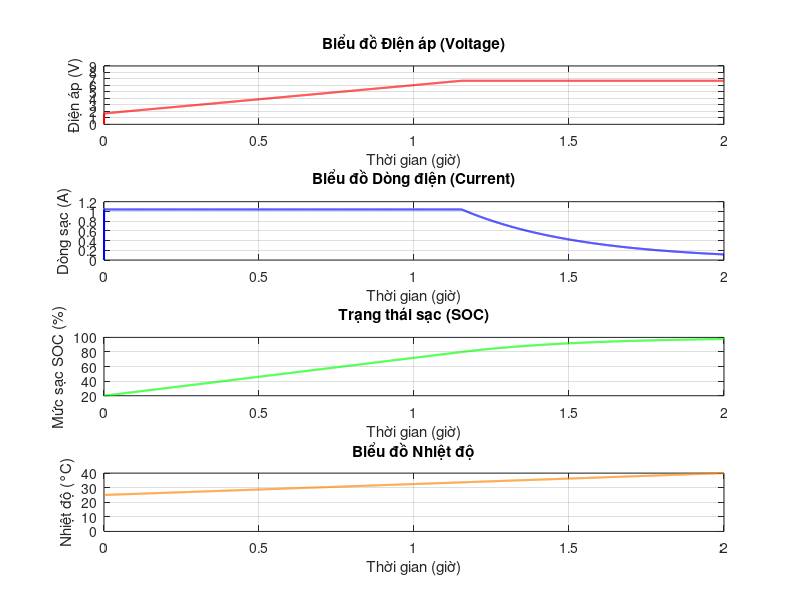

Here is the MATLAB script that generated this plot:
% Thông số pack pin 2S
V_cell_max = 4.2;         % Điện áp tối đa của mỗi cell (V)
V_pack_max = V_cell_max * 2; % Điện áp tối đa của pack 2S (V)
I_max = 1.04;             % Dòng sạc tối đa (A)
C_bat = 2;                % Dung lượng pin (Ah)
SOC_initial = 0.2;        % Trạng thái sạc ban đầu (SOC)
T_initial = 25;           % Nhiệt độ ban đầu (độ C)
T_max_increase = 15;      % Tăng nhiệt độ tối đa trong quá trình sạc (giả sử đơn giản)

% Giới hạn SOC khi đạt điện áp tối đa (trạng thái trước giai đoạn CV)
SOC_at_Vmax = 0.8;

% Thời gian mô phỏng
t_total = 2 * 3600;       % Tổng thời gian mô phỏng (giây)
dt = 1;                   % Bước thời gian (giây)
time = 0:dt:t_total;

% Khởi tạo biến
V_pack = zeros(size(time));
I_charge = zeros(size(time));
SOC = zeros(size(time));
Temperature = zeros(size(time));
SOC(1) = SOC_initial;
Temperature(1) = T_initial;

% Sạc CC-CV cho pack 2S
for k = 2:length(time)
    % Tính điện áp pack dựa vào SOC (đơn giản hóa tuyến tính)
    V_pack(k) = V_pack_max * min(SOC(k-1), SOC_at_Vmax);
    
    % Giai đoạn sạc CC
    if SOC(k-1) < SOC_at_Vmax
        I_charge(k) = I_max;
    else
        % Giai đoạn sạc CV: Dòng sạc giảm dần
        I_charge(k) = max(0, I_max * (1 - (SOC(k-1) - SOC_at_Vmax) / (1 - SOC_at_Vmax)));
    end
    
    % Cập nhật SOC
    SOC(k) = SOC(k-1) + (I_charge(k) * dt) / (C_bat * 3600);
    SOC(k) = min(SOC(k), 1);  % Giới hạn SOC tối đa là 100%
    
    % Cập nhật nhiệt độ (giả sử nhiệt độ tăng theo dòng sạc)
    if I_charge(k) > 0
        Temperature(k) = Temperature(k-1) + (T_max_increase / t_total) * dt;
    else
        % Nhiệt độ giảm dần khi sạc xong
        Temperature(k) = max(T_initial, Temperature(k-1) - (T_max_increase / t_total) * dt);
    end
end

% Vẽ đồ thị
figure;

% Đồ thị Voltage
subplot(4,1,1);
plot(time/3600, V_pack, 'r', 'LineWidth', 1.5);  % Đồ thị điện áp màu đỏ
xlabel('Thời gian (giờ)');
ylabel('Điện áp (V)');
title('Biểu đồ Điện áp (Voltage)');
grid on;
ylim([0 9]);                      
yticks(0:1:9);                    

% Đồ thị Current
subplot(4,1,2);
plot(time/3600, I_charge, 'b', 'LineWidth', 1.5);  % Đồ thị dòng sạc màu xanh
xlabel('Thời gian (giờ)');
ylabel('Dòng sạc (A)');
title('Biểu đồ Dòng điện (Current)');
grid on;
ylim([0 1.2]);                    
yticks(0:0.2:1.2);                

% Đồ thị SOC
subplot(4,1,3);
plot(time/3600, SOC * 100, 'g', 'LineWidth', 1.5);  % Đồ thị SOC màu xanh lá
xlabel('Thời gian (giờ)');
ylabel('Mức sạc SOC (%)');
title('Trạng thái sạc (SOC)');
grid on;
yticks(0:20:100);                 

% Đồ thị Temperature
subplot(4,1,4);
plot(time/3600, Temperature, 'Color', [1 0.5 0], 'LineWidth', 1.5);  % Đồ thị nhiệt độ màu cam
xlabel('Thời gian (giờ)');
ylabel('Nhiệt độ (°C)');
title('Biểu đồ Nhiệt độ');
grid on;
ylim([0 40]);                     
yticks(0:10:40); 
